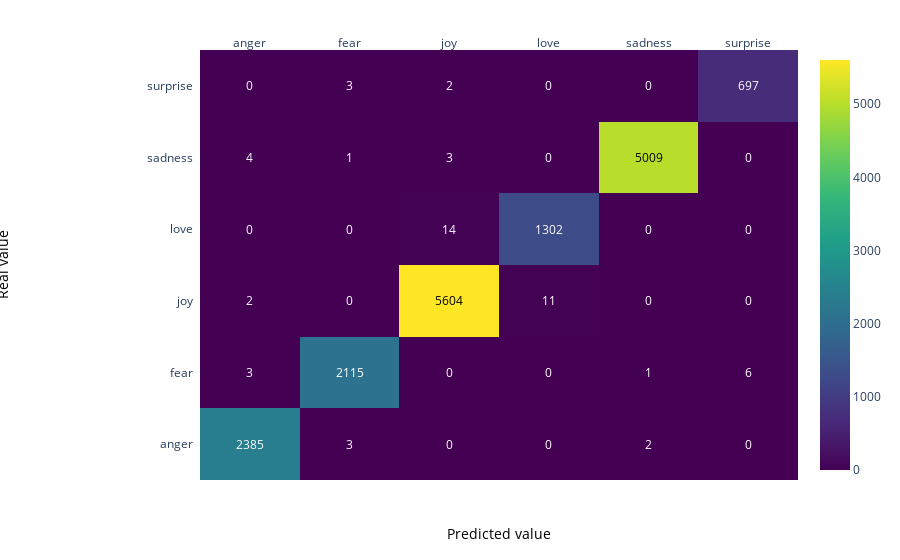

Write notebook code for a chart like this one.
### Markdown cell above
### Matrice de confusion données d'entrainement

### Code cell
z = confusion_matrix(all_predictions, y_train)

x = list(np.unique(df.Emotion))
y =  list(np.unique(df.Emotion))

# change each element of z to type string for annotations
z_text = [[str(y) for y in x] for x in z]

# set up figure 
fig = ff.create_annotated_heatmap(z, x=x, y=y, annotation_text=z_text, colorscale='Viridis')

# add custom xaxis title
fig.add_annotation(dict(font=dict(color="black",size=14),
                        x=0.5,
                        y=-0.15,
                        showarrow=False,
                        text="Predicted value",
                        xref="paper",
                        yref="paper"))

# add custom yaxis title
fig.add_annotation(dict(font=dict(color="black",size=14),
                        x=-0.35,
                        y=0.5,
                        showarrow=False,
                        text="Real value",
                        textangle=-90,
                        xref="paper",
                        yref="paper"))

# adjust margins to make room for yaxis title
fig.update_layout(margin=dict(t=50, l=200))

# add colorbar
fig['data'][0]['showscale'] = True
fig.show()

### Figure 1 — Plotly figure (JSON) as saved in the notebook; plotly's stock layout.template omitted (floating-point values rounded to 4 significant figures)
{"data": [{"colorscale": [[0, "#440154"], [0.1111, "#482878"], [0.2222, "#3e4989"], [0.3333, "#31688e"], [0.4444, "#26828e"], [0.5556, "#1f9e89"], [0.6667, "#35b779"], [0.7778, "#6ece58"], [0.8889, "#b5de2b"], [1, "#fde725"]], "reversescale": false, "showscale": true, "type": "heatmap", "x": ["anger", "fear", "joy", "love", "sadness", "surprise"], "y": ["anger", "fear", "joy", "love", "sadness", "surprise"], "z": [[2385, 3, 0, 0, 2, 0], [3, 2115, 0, 0, 1, 6], [2, 0, 5604, 11, 0, 0], [0, 0, 14, 1302, 0, 0], [4, 1, 3, 0, 5009, 0], [0, 3, 2, 0, 0, 697]]}], "layout": {"annotations": [{"font": {"color": "#FFFFFF"}, "showarrow": false, "text": "2385", "x": "anger", "xref": "x", "y": "anger", "yref": "y"}, {"font": {"color": "#FFFFFF"}, "showarrow": false, "text": "3", "x": "fear", "xref": "x", "y": "anger", "yref": "y"}, {"font": {"color": "#FFFFFF"}, "showarrow": false, "text": "0", "x": "joy", "xref": "x", "y": "anger", "yref": "y"}, {"font": {"color": "#FFFFFF"}, "showarrow": false, "text": "0", "x": "love", "xref": "x", "y": "anger", "yref": "y"}, {"font": {"color": "#FFFFFF"}, "showarrow": false, "text": "2", "x": "sadness", "xref": "x", "y": "anger", "yref": "y"}, {"font": {"color": "#FFFFFF"}, "showarrow": false, "text": "0", "x": "surprise", "xref": "x", "y": "anger", "yref": "y"}, {"font": {"color": "#FFFFFF"}, "showarrow": false, "text": "3", "x": "anger", "xref": "x", "y": "fear", "yref": "y"}, {"font": {"color": "#FFFFFF"}, "showarrow": false, "text": "2115", "x": "fear", "xref": "x", "y": "fear", "yref": "y"}, {"font": {"color": "#FFFFFF"}, "showarrow": false, "text": "0", "x": "joy", "xref": "x", "y": "fear", "yref": "y"}, {"font": {"color": "#FFFFFF"}, "showarrow": false, "text": "0", "x": "love", "xref": "x", "y": "fear", "yref": "y"}, {"font": {"color": "#FFFFFF"}, "showarrow": false, "text": "1", "x": "sadness", "xref": "x", "y": "fear", "yref": "y"}, {"font": {"color": "#FFFFFF"}, "showarrow": false, "text": "6", "x": "surprise", "xref": "x", "y": "fear", "yref": "y"}, {"font": {"color": "#FFFFFF"}, "showarrow": false, "text": "2", "x": "anger", "xref": "x", "y": "joy", "yref": "y"}, {"font": {"color": "#FFFFFF"}, "showarrow": false, "text": "0", "x": "fear", "xref": "x", "y": "joy", "yref": "y"}, {"font": {"color": "#000000"}, "showarrow": false, "text": "5604", "x": "joy", "xref": "x", "y": "joy", "yref": "y"}, {"font": {"color": "#FFFFFF"}, "showarrow": false, "text": "11", "x": "love", "xref": "x", "y": "joy", "yref": "y"}, {"font": {"color": "#FFFFFF"}, "showarrow": false, "text": "0", "x": "sadness", "xref": "x", "y": "joy", "yref": "y"}, {"font": {"color": "#FFFFFF"}, "showarrow": false, "text": "0", "x": "surprise", "xref": "x", "y": "joy", "yref": "y"}, {"font": {"color": "#FFFFFF"}, "showarrow": false, "text": "0", "x": "anger", "xref": "x", "y": "love", "yref": "y"}, {"font": {"color": "#FFFFFF"}, "showarrow": false, "text": "0", "x": "fear", "xref": "x", "y": "love", "yref": "y"}, {"font": {"color": "#FFFFFF"}, "showarrow": false, "text": "14", "x": "joy", "xref": "x", "y": "love", "yref": "y"}, {"font": {"color": "#FFFFFF"}, "showarrow": false, "text": "1302", "x": "love", "xref": "x", "y": "love", "yref": "y"}, {"font": {"color": "#FFFFFF"}, "showarrow": false, "text": "0", "x": "sadness", "xref": "x", "y": "love", "yref": "y"}, {"font": {"color": "#FFFFFF"}, "showarrow": false, "text": "0", "x": "surprise", "xref": "x", "y": "love", "yref": "y"}, {"font": {"color": "#FFFFFF"}, "showarrow": false, "text": "4", "x": "anger", "xref": "x", "y": "sadness", "yref": "y"}, {"font": {"color": "#FFFFFF"}, "showarrow": false, "text": "1", "x": "fear", "xref": "x", "y": "sadness", "yref": "y"}, {"font": {"color": "#FFFFFF"}, "showarrow": false, "text": "3", "x": "joy", "xref": "x", "y": "sadness", "yref": "y"}, {"font": {"color": "#FFFFFF"}, "showarrow": false, "text": "0", "x": "love", "xref": "x", "y": "sadness", "yref": "y"}, {"font": {"color": "#000000"}, "showarrow": false, "text": "5009", "x": "sadness", "xref": "x", "y": "sadness", "yref": "y"}, {"font": {"color": "#FFFFFF"}, "showarrow": false, "text": "0", "x": "surprise", "xref": "x", "y": "sadness", "yref": "y"}, {"font": {"color": "#FFFFFF"}, "showarrow": false, "text": "0", "x": "anger", "xref": "x", "y": "surprise", "yref": "y"}, {"font": {"color": "#FFFFFF"}, "showarrow": false, "text": "3", "x": "fear", "xref": "x", "y": "surprise", "yref": "y"}, {"font": {"color": "#FFFFFF"}, "showarrow": false, "text": "2", "x": "joy", "xref": "x", "y": "surprise", "yref": "y"}, {"font": {"color": "#FFFFFF"}, "showarrow": false, "text": "0", "x": "love", "xref": "x", "y": "surprise", "yref": "y"}, {"font": {"color": "#FFFFFF"}, "showarrow": false, "text": "0", "x": "sadness", "xref": "x", "y": "surprise", "yref": "y"}, {"font": {"color": "#FFFFFF"}, "showarrow": false, "text": "697", "x": "surprise", "xref": "x", "y": "surprise", "yref": "y"}, {"font": {"color": "black", "size": 14}, "showarrow": false, "text": "Predicted value", "x": 0.5, "xref": "paper", "y": -0.15, "yref": "paper"}, {"font": {"color": "black", "size": 14}, "showarrow": false, "text": "Real value", "textangle": -90, "x": -0.35, "xref": "paper", "y": 0.5, "yref": "paper"}], "margin": {"l": 200, "t": 50}, "xaxis": {"dtick": 1, "gridcolor": "rgb(0, 0, 0)", "side": "top", "ticks": ""}, "yaxis": {"dtick": 1, "ticks": "", "ticksuffix": "  "}}}
